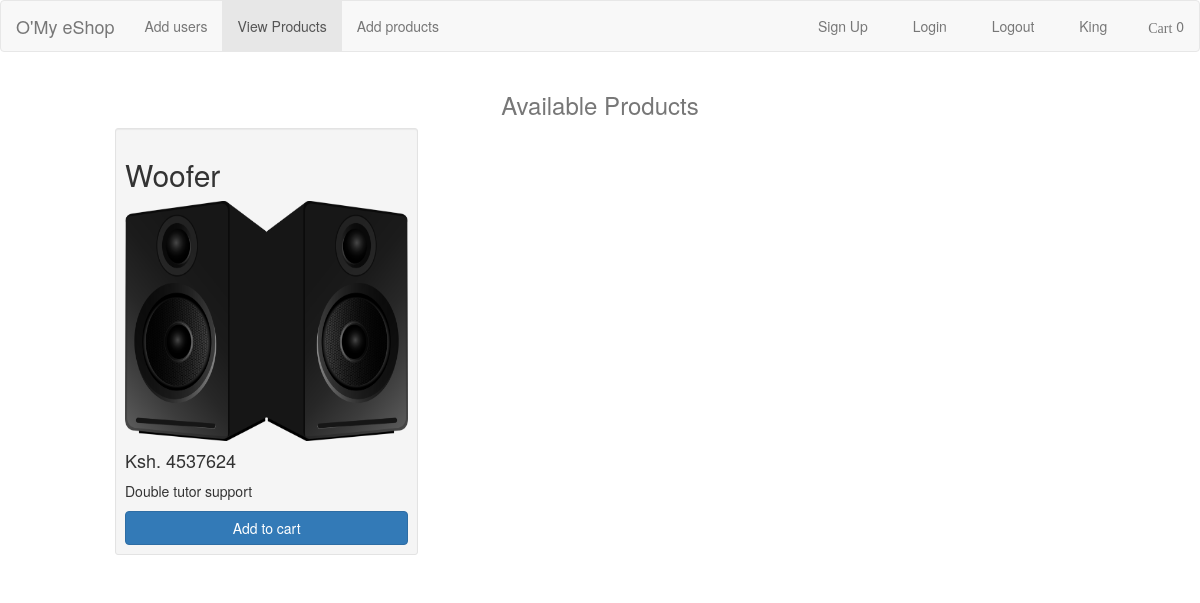
The page /woofers (signed in) on the database its author committed.
### Databases.py (models this page shows)
class Product(Model):
    name = CharField()
    price = DecimalField()
    description = CharField()
    category = CharField()
    out_of_stock = IntegerField()
    image = CharField()
    class Meta:
        database = db

### app.py (the view)
@app.route('/woofers')
def woofers():
    if not session.get('logged_in'):
        return redirect(url_for('login'))
    id = session['id']
    products = Product.select().where(Product.category == "Woofer")
    cartproducts = Cart.select()
    cartproductcount = len(cartproducts)
    return render_template('products.html',products = products,cartproductcount = cartproductcount)

### templates/products.html (shortened to what this page needs)
<!DOCTYPE html>
<html lang="en">
<head>
    <link rel="stylesheet" href="/static/bootstrap.css">
</head>
<body>
    <nav class="navbar navbar-default">
      <div class="container-fluid">
        <div class="navbar-header">
          <a class="navbar-brand" href="/">O'My eShop</a>
        </div>
        <ul class="nav navbar-nav">
          <li><a href="/register">Add users</a></li>
          <li class="active"><a href="/show">View Products</a></li>
            <li><a href="/">Add products</a></li>
        </ul>
        <ul class="nav navbar-nav navbar-right">
          <li><a href="/register"><span class="glyphicon glyphicon-user"></span> Sign Up</a></li>
          <li><a href="/login"><span class="glyphicon glyphicon-log-in"></span> Login</a></li>
          <li><a href="/logout"><span class="glyphicon glyphicon-log-in"></span> Logout</a></li>
          <li><a href="#"><span class="glyphicon glyphicon-user"></span> {{ session['names'] }}</a></li>
          <li><a href="/cart"><span class="glyphicon glyphicon-shopping-cart">Cart</span> {{ cartproductcount }}</a></li>
        </ul>
      </div>
    </nav>
    <div class="col-sm-10 col-sm-offset-1">
    <h3 class="text-muted text-center">Available Products</h3>
        <div class="row">
            {% for product in products %}
            <div class="col-xs-4">
                <div class="well well-sm">
                    <h2>{{ product.name }}</h2>
                    <img src="../static/resources/{{ product.image }}" alt="" style="height: 30vh; width: 100%;">
                    <h4>Ksh. {{ product.price }}</h4>
                    <p>{{ product.description }}</p>
                    <a href="add_to_cart/{{ product.id }}" class="btn btn-primary btn-block">Add to cart</a>
                </div>
            </div>
            {% endfor %}
        </div>
    </div>
</body>
</html>

### rows shown on the page
Product: name "Woofer", image (picture), price "4537624", description "Double tutor support"

### other values the page prints
{{ session['names'] }} "King"
{{ cartproductcount }} "0"
